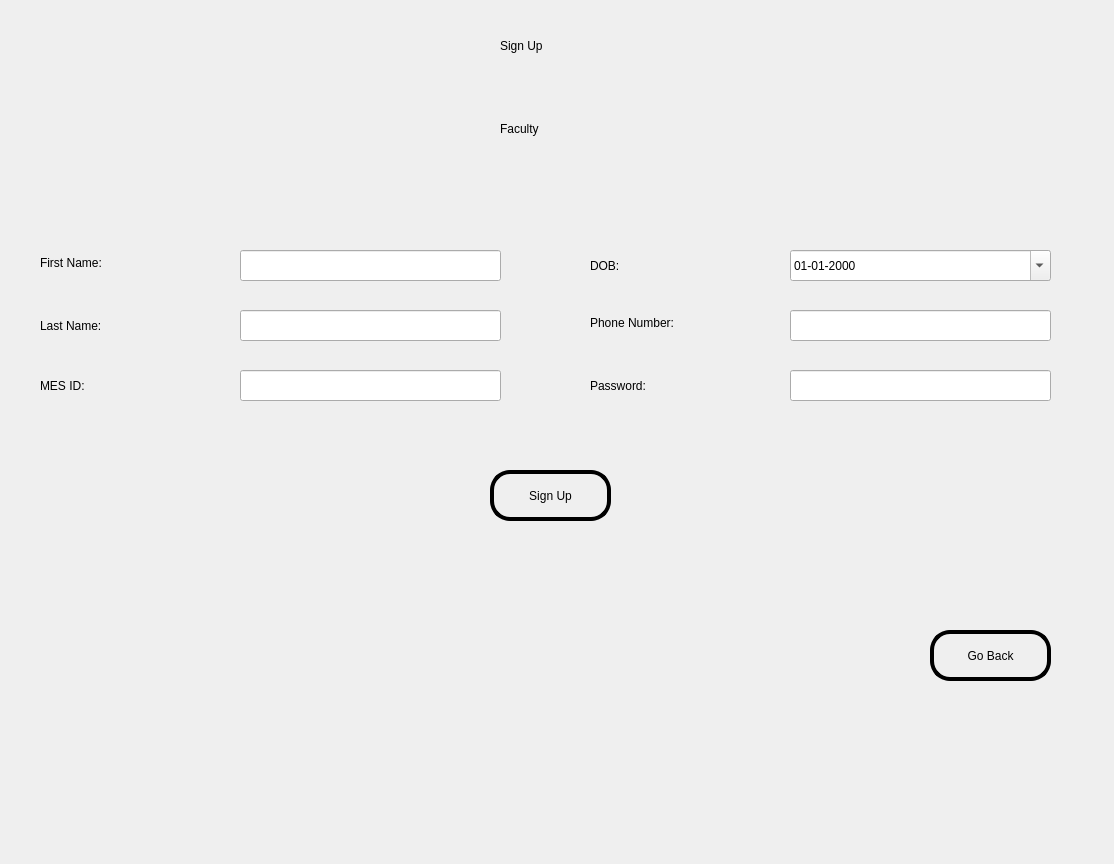
<?xml version="1.0" encoding="UTF-8"?>
<ui version="4.0">
 <class>Dialog</class>
 <widget class="QDialog" name="Dialog">
  <property name="geometry">
   <rect>
    <x>0</x>
    <y>0</y>
    <width>1114</width>
    <height>864</height>
   </rect>
  </property>
  <property name="windowTitle">
   <string>Dialog</string>
  </property>
  <widget class="QLabel" name="label">
   <property name="geometry">
    <rect>
     <x>-6</x>
     <y>-5</y>
     <width>1131</width>
     <height>881</height>
    </rect>
   </property>
   <property name="autoFillBackground">
    <bool>false</bool>
   </property>
   <property name="styleSheet">
    <string notr="true">background-image:url(:/newPrefix/C:/Users/akxsh/Desktop/2c933fdd5a3b0a5f8a51a0f44eb0f619.jpg)</string>
   </property>
   <property name="text">
    <string/>
   </property>
   <property name="pixmap">
    <pixmap>:/newPrefix/C:/Users/akxsh/Desktop/2c933fdd5a3b0a5f8a51a0f44eb0f619.jpg</pixmap>
   </property>
   <property name="scaledContents">
    <bool>true</bool>
   </property>
  </widget>
  <widget class="QLabel" name="label_2">
   <property name="geometry">
    <rect>
     <x>500</x>
     <y>10</y>
     <width>141</width>
     <height>71</height>
    </rect>
   </property>
   <property name="styleSheet">
    <string notr="true">font: 75 24pt &quot;MS Shell Dlg 2&quot;;</string>
   </property>
   <property name="text">
    <string>Sign Up </string>
   </property>
  </widget>
  <widget class="QLabel" name="first_name">
   <property name="geometry">
    <rect>
     <x>40</x>
     <y>250</y>
     <width>132</width>
     <height>26</height>
    </rect>
   </property>
   <property name="styleSheet">
    <string notr="true">font: 14pt &quot;Lucida Fax&quot;;</string>
   </property>
   <property name="text">
    <string>First Name:</string>
   </property>
  </widget>
  <widget class="QLineEdit" name="first_name_2">
   <property name="geometry">
    <rect>
     <x>240</x>
     <y>250</y>
     <width>261</width>
     <height>31</height>
    </rect>
   </property>
   <property name="styleSheet">
    <string notr="true">font: 14pt &quot;MS Shell Dlg 2&quot;;</string>
   </property>
   <property name="echoMode">
    <enum>QLineEdit::Normal</enum>
   </property>
  </widget>
  <widget class="QPushButton" name="SignupFac">
   <property name="geometry">
    <rect>
     <x>490</x>
     <y>470</y>
     <width>121</width>
     <height>51</height>
    </rect>
   </property>
   <property name="styleSheet">
    <string notr="true">background-color:transparent;
font: 75 14pt &quot;MS Shell Dlg 2&quot;;
border-radius:20px;
border-style:solid;
border-color:black;

border-width:4px;
</string>
   </property>
   <property name="text">
    <string>Sign Up</string>
   </property>
  </widget>
  <widget class="QLabel" name="last_name">
   <property name="geometry">
    <rect>
     <x>40</x>
     <y>310</y>
     <width>121</width>
     <height>31</height>
    </rect>
   </property>
   <property name="styleSheet">
    <string notr="true">font: 14pt &quot;Lucida Fax&quot;;</string>
   </property>
   <property name="text">
    <string>Last Name:</string>
   </property>
  </widget>
  <widget class="QLineEdit" name="last_name_2">
   <property name="geometry">
    <rect>
     <x>240</x>
     <y>310</y>
     <width>261</width>
     <height>31</height>
    </rect>
   </property>
   <property name="styleSheet">
    <string notr="true">font: 14pt &quot;MS Shell Dlg 2&quot;;</string>
   </property>
  </widget>
  <widget class="QLineEdit" name="mes_id_2">
   <property name="geometry">
    <rect>
     <x>240</x>
     <y>370</y>
     <width>261</width>
     <height>31</height>
    </rect>
   </property>
   <property name="styleSheet">
    <string notr="true">font: 14pt &quot;MS Shell Dlg 2&quot;;</string>
   </property>
   <property name="echoMode">
    <enum>QLineEdit::Normal</enum>
   </property>
  </widget>
  <widget class="QLabel" name="mes_id">
   <property name="geometry">
    <rect>
     <x>40</x>
     <y>370</y>
     <width>121</width>
     <height>31</height>
    </rect>
   </property>
   <property name="styleSheet">
    <string notr="true">font: 14pt &quot;Lucida Fax&quot;;</string>
   </property>
   <property name="text">
    <string>MES ID:</string>
   </property>
  </widget>
  <widget class="QPushButton" name="SignupFac_2">
   <property name="geometry">
    <rect>
     <x>930</x>
     <y>630</y>
     <width>121</width>
     <height>51</height>
    </rect>
   </property>
   <property name="styleSheet">
    <string notr="true">background-color:transparent;
font: 75 14pt &quot;MS Shell Dlg 2&quot;;
border-radius:20px;
border-style:solid;
border-color:black;

border-width:4px;
</string>
   </property>
   <property name="text">
    <string>Go Back</string>
   </property>
  </widget>
  <widget class="QLabel" name="error">
   <property name="geometry">
    <rect>
     <x>370</x>
     <y>420</y>
     <width>331</width>
     <height>21</height>
    </rect>
   </property>
   <property name="styleSheet">
    <string notr="true">font: 14pt &quot;MS Shell Dlg 2&quot;;
color:rgb(255, 0, 0)</string>
   </property>
   <property name="text">
    <string/>
   </property>
   <property name="alignment">
    <set>Qt::AlignCenter</set>
   </property>
  </widget>
  <widget class="QLineEdit" name="password_2">
   <property name="geometry">
    <rect>
     <x>790</x>
     <y>370</y>
     <width>261</width>
     <height>31</height>
    </rect>
   </property>
   <property name="styleSheet">
    <string notr="true">font: 14pt &quot;MS Shell Dlg 2&quot;;</string>
   </property>
   <property name="echoMode">
    <enum>QLineEdit::Password</enum>
   </property>
  </widget>
  <widget class="QLabel" name="phone_number">
   <property name="geometry">
    <rect>
     <x>590</x>
     <y>310</y>
     <width>177</width>
     <height>26</height>
    </rect>
   </property>
   <property name="styleSheet">
    <string notr="true">font: 14pt &quot;Lucida Fax&quot;;</string>
   </property>
   <property name="text">
    <string>Phone Number:</string>
   </property>
  </widget>
  <widget class="QLabel" name="dob">
   <property name="geometry">
    <rect>
     <x>590</x>
     <y>250</y>
     <width>121</width>
     <height>31</height>
    </rect>
   </property>
   <property name="styleSheet">
    <string notr="true">font: 14pt &quot;Lucida Fax&quot;;</string>
   </property>
   <property name="text">
    <string>DOB:</string>
   </property>
  </widget>
  <widget class="QLineEdit" name="phone_number_2">
   <property name="geometry">
    <rect>
     <x>790</x>
     <y>310</y>
     <width>261</width>
     <height>31</height>
    </rect>
   </property>
   <property name="styleSheet">
    <string notr="true">font: 14pt &quot;MS Shell Dlg 2&quot;;</string>
   </property>
  </widget>
  <widget class="QLabel" name="password">
   <property name="geometry">
    <rect>
     <x>590</x>
     <y>370</y>
     <width>121</width>
     <height>31</height>
    </rect>
   </property>
   <property name="styleSheet">
    <string notr="true">font: 14pt &quot;Lucida Fax&quot;;</string>
   </property>
   <property name="text">
    <string>Password:</string>
   </property>
  </widget>
  <widget class="QDateEdit" name="dob_2">
   <property name="geometry">
    <rect>
     <x>790</x>
     <y>250</y>
     <width>261</width>
     <height>31</height>
    </rect>
   </property>
   <property name="contextMenuPolicy">
    <enum>Qt::PreventContextMenu</enum>
   </property>
   <property name="autoFillBackground">
    <bool>false</bool>
   </property>
   <property name="currentSection">
    <enum>QDateTimeEdit::DaySection</enum>
   </property>
   <property name="displayFormat">
    <string>dd-MM-yyyy</string>
   </property>
   <property name="calendarPopup">
    <bool>true</bool>
   </property>
  </widget>
  <widget class="QLabel" name="label_3">
   <property name="geometry">
    <rect>
     <x>500</x>
     <y>100</y>
     <width>148</width>
     <height>57</height>
    </rect>
   </property>
   <property name="styleSheet">
    <string notr="true">font: 75 24pt &quot;MS Shell Dlg 2&quot;;
font: 28pt &quot;MS Shell Dlg 2&quot;;</string>
   </property>
   <property name="text">
    <string>Faculty</string>
   </property>
  </widget>
 </widget>
 <resources>
  <include location="test.qrc"/>
 </resources>
 <connections/>
</ui>
